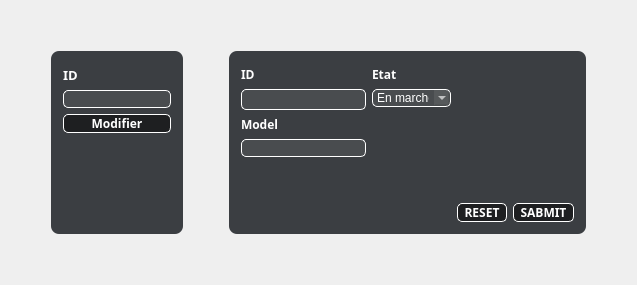
            <widget class="QWidget" name="modifier_2">
             <property name="styleSheet">
              <string notr="true">#modifier_2{
border-image:url(&quot;://sources/54-548699_related-wallpapers-flying-plane1.jpg&quot;);
background:#2b3947;
border:0;
}</string>
             </property>
             <attribute name="title">
              <string>Modifier</string>
             </attribute>
             <layout class="QGridLayout" name="gridLayout_21">
              <item row="1" column="2">
               <spacer name="horizontalSpacer_20">
                <property name="orientation">
                 <enum>Qt::Horizontal</enum>
                </property>
                <property name="sizeHint" stdset="0">
                 <size>
                  <width>40</width>
                  <height>20</height>
                 </size>
                </property>
               </spacer>
              </item>
              <item row="2" column="1">
               <spacer name="verticalSpacer_16">
                <property name="orientation">
                 <enum>Qt::Vertical</enum>
                </property>
                <property name="sizeHint" stdset="0">
                 <size>
                  <width>20</width>
                  <height>40</height>
                 </size>
                </property>
               </spacer>
              </item>
              <item row="0" column="1">
               <spacer name="verticalSpacer_17">
                <property name="orientation">
                 <enum>Qt::Vertical</enum>
                </property>
                <property name="sizeHint" stdset="0">
                 <size>
                  <width>20</width>
                  <height>40</height>
                 </size>
                </property>
               </spacer>
              </item>
              <item row="1" column="1">
               <widget class="QGroupBox" name="groupBox_6">
                <property name="styleSheet">
                 <string notr="true">QGroupBox{
background-color:rgba(14,17,22,80%);
color:white;
border:0;
border-radius:8px;
}</string>
                </property>
                <property name="title">
                 <string/>
                </property>
                <layout class="QGridLayout" name="gridLayout_22">
                 <item row="1" column="0">
                  <widget class="QLineEdit" name="lineEdit_14">
                   <property name="styleSheet">
                    <string notr="true">QLineEdit{
background-color:rgba(255,255,255,7%);
border:1 solid white;
border-radius:5px;
color:white;
}
QLineEdit:focus{
border: 2px solid red;
border-radius:5px;
}</string>
                   </property>
                  </widget>
                 </item>
                 <item row="0" column="0">
                  <widget class="QLabel" name="label_23">
                   <property name="font">
                    <font>
                     <family>Cairo</family>
                     <pointsize>10</pointsize>
                     <weight>75</weight>
                     <bold>true</bold>
                    </font>
                   </property>
                   <property name="styleSheet">
                    <string notr="true">QLabel{
color:white;
}</string>
                   </property>
                   <property name="text">
                    <string>ID</string>
                   </property>
                  </widget>
                 </item>
                 <item row="2" column="0">
                  <widget class="QPushButton" name="pushButton_10">
                   <property name="font">
                    <font>
                     <family>Cairo</family>
                     <weight>75</weight>
                     <bold>true</bold>
                    </font>
                   </property>
                   <property name="styleSheet">
                    <string notr="true">QPushButton{
background-color:rgba(0,0,0,50%);
color:white;
border:1 solid white;
border-radius: 5px;
}
QPushButton:hover{
background-color:rgba(255,127,80,50%);
color:black;
}</string>
                   </property>
                   <property name="text">
                    <string>Modifier</string>
                   </property>
                  </widget>
                 </item>
                 <item row="3" column="0">
                  <spacer name="verticalSpacer_18">
                   <property name="orientation">
                    <enum>Qt::Vertical</enum>
                   </property>
                   <property name="sizeHint" stdset="0">
                    <size>
                     <width>20</width>
                     <height>40</height>
                    </size>
                   </property>
                  </spacer>
                 </item>
                </layout>
               </widget>
              </item>
              <item row="1" column="3">
               <widget class="QGroupBox" name="groupBox_7">
                <property name="font">
                 <font>
                  <family>Cairo</family>
                  <weight>75</weight>
                  <bold>true</bold>
                 </font>
                </property>
                <property name="styleSheet">
                 <string notr="true">QGroupBox{
background-color:rgba(14,17,22,80%);
color:white;
border:0;
border-radius:8px;
}</string>
                </property>
                <property name="title">
                 <string/>
                </property>
                <layout class="QGridLayout" name="gridLayout_23">
                 <item row="0" column="0">
                  <layout class="QGridLayout" name="gridLayout_24">
                   <item row="0" column="0">
                    <layout class="QVBoxLayout" name="verticalLayout_8">
                     <item>
                      <widget class="QLabel" name="label_24">
                       <property name="font">
                        <font>
                         <family>Cairo</family>
                         <weight>75</weight>
                         <bold>true</bold>
                        </font>
                       </property>
                       <property name="styleSheet">
                        <string notr="true">QLabel{
color:white;
}</string>
                       </property>
                       <property name="text">
                        <string>ID</string>
                       </property>
                      </widget>
                     </item>
                     <item>
                      <widget class="QLineEdit" name="t1_4">
                       <property name="font">
                        <font>
                         <family>Cairo</family>
                         <weight>75</weight>
                         <bold>true</bold>
                        </font>
                       </property>
                       <property name="styleSheet">
                        <string notr="true">QLineEdit{
background-color:rgba(255,255,255,7%);
border:1 solid white;
border-radius:5px;
color:red;
}
QLineEdit:focus{
border: 2px solid red;
border-radius:5px;
}</string>
                       </property>
                      </widget>
                     </item>
                     <item>
                      <widget class="QLabel" name="label_25">
                       <property name="font">
                        <font>
                         <family>Cairo</family>
                         <weight>75</weight>
                         <bold>true</bold>
                        </font>
                       </property>
                       <property name="styleSheet">
                        <string notr="true">QLabel{
color:white;
}</string>
                       </property>
                       <property name="text">
                        <string>Model</string>
                       </property>
                      </widget>
                     </item>
                     <item>
                      <widget class="QLineEdit" name="lineEdit_15">
                       <property name="styleSheet">
                        <string notr="true">QLineEdit{
background-color:rgba(255,255,255,7%);
border:1 solid white;
border-radius:5px;
color:white;
}
QLineEdit:focus{
border: 2px solid red;
border-radius:5px;
}</string>
                       </property>
                      </widget>
                     </item>
                     <item>
                      <spacer name="verticalSpacer_34">
                       <property name="orientation">
                        <enum>Qt::Vertical</enum>
                       </property>
                       <property name="sizeHint" stdset="0">
                        <size>
                         <width>20</width>
                         <height>40</height>
                        </size>
                       </property>
                      </spacer>
                     </item>
                    </layout>
                   </item>
                   <item row="0" column="1">
                    <layout class="QVBoxLayout" name="verticalLayout_9">
                     <item>
                      <widget class="QLabel" name="label_28">
                       <property name="font">
                        <font>
                         <family>Cairo</family>
                         <weight>75</weight>
                         <bold>true</bold>
                        </font>
                       </property>
                       <property name="styleSheet">
                        <string notr="true">QLabel{
color:white;
}</string>
                       </property>
                       <property name="text">
                        <string>Etat</string>
                       </property>
                      </widget>
                     </item>
                     <item>
                      <widget class="QComboBox" name="comboBox_4">
                       <property name="styleSheet">
                        <string notr="true">QComboBox {
background-color:rgba(255,255,255,7%);
border:1 solid white;
border-radius:5px;
color:white;
}
QComboBox::down-arrow {

}</string>
                       </property>
                       <item>
                        <property name="text">
                         <string>En marche</string>
                        </property>
                       </item>
                       <item>
                        <property name="text">
                         <string>En panne</string>
                        </property>
                       </item>
                      </widget>
                     </item>
                     <item>
                      <spacer name="verticalSpacer_21">
                       <property name="orientation">
                        <enum>Qt::Vertical</enum>
                       </property>
                       <property name="sizeHint" stdset="0">
                        <size>
                         <width>20</width>
                         <height>40</height>
                        </size>
                       </property>
                      </spacer>
                     </item>
                    </layout>
                   </item>
                   <item row="0" column="2">
                    <layout class="QHBoxLayout" name="horizontalLayout_7"/>
                   </item>
                   <item row="1" column="2">
                    <layout class="QHBoxLayout" name="horizontalLayout_8">
                     <item>
                      <widget class="QPushButton" name="pushButton_11">
                       <property name="font">
                        <font>
                         <family>Cairo</family>
                         <weight>75</weight>
                         <bold>true</bold>
                        </font>
                       </property>
                       <property name="styleSheet">
                        <string notr="true">QPushButton{
background-color:rgba(0,0,0,50%);
color:white;
border:1 solid white;
border-radius: 5px;
}
QPushButton:hover{
background-color:rgba(255,0,0,50%);
color:black;
}</string>
                       </property>
                       <property name="text">
                        <string>  RESET  </string>
                       </property>
                      </widget>
                     </item>
                     <item>
                      <widget class="QPushButton" name="pushButton_12">
                       <property name="font">
                        <font>
                         <family>Cairo</family>
                         <weight>75</weight>
                         <bold>true</bold>
                        </font>
                       </property>
                       <property name="styleSheet">
                        <string notr="true">QPushButton{
background-color:rgba(0,0,0,50%);
color:white;
border:1 solid white;
border-radius: 5px;
}
QPushButton:hover{
background-color:rgba(0,255,0,50%);
color:black;
}</string>
                       </property>
                       <property name="text">
                        <string>  SABMIT  </string>
                       </property>
                      </widget>
                     </item>
                    </layout>
                   </item>
                  </layout>
                 </item>
                </layout>
               </widget>
              </item>
              <item row="1" column="0">
               <spacer name="horizontalSpacer_21">
                <property name="orientation">
                 <enum>Qt::Horizontal</enum>
                </property>
                <property name="sizeHint" stdset="0">
                 <size>
                  <width>40</width>
                  <height>20</height>
                 </size>
                </property>
               </spacer>
              </item>
              <item row="1" column="4">
               <spacer name="horizontalSpacer_22">
                <property name="orientation">
                 <enum>Qt::Horizontal</enum>
                </property>
                <property name="sizeHint" stdset="0">
                 <size>
                  <width>40</width>
                  <height>20</height>
                 </size>
                </property>
               </spacer>
              </item>
             </layout>
            </widget>
